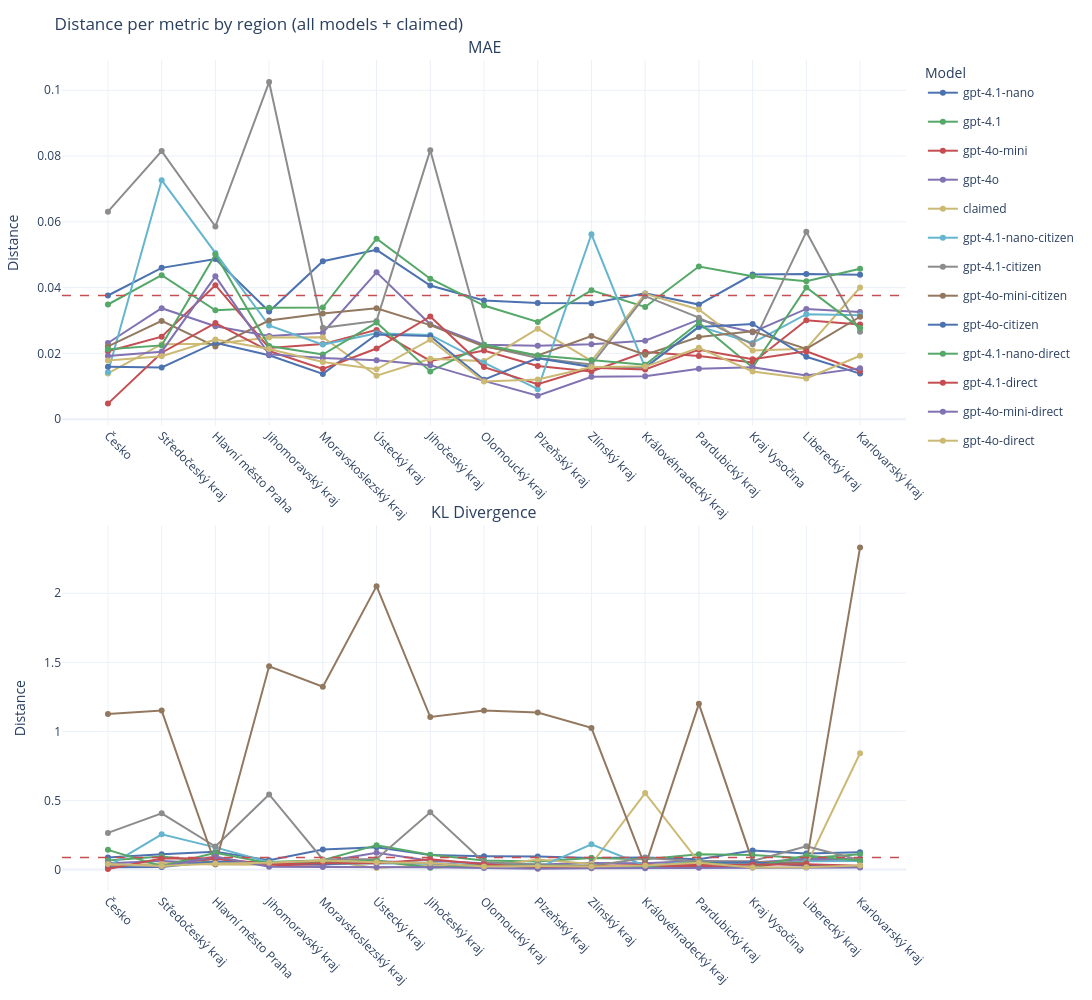

Write notebook code for a chart like this one.
### Code cell
panel_data, election_data, voting_results_dict = load_csv_files(drop_voted_flag=True, drop_both_flag=True)
latent_prefs_dict = load_latent_prefs(drop_voted_flag=True, drop_both_flag=True)
plot_distance_lines_from_voting_results(election_data,
                                        panel_data,
                                        voting_results_dict,
                                        latent_prefs_dict,
                                        distances=['KL Divergence', "MAE"],
                                        ncols=1,
                                        height_per_row = 500,
                                        figure_width=1200,
                                        )

### Figure 1 — Plotly figure (JSON) as saved in the notebook; plotly's stock layout.template omitted (floating-point values rounded to 4 significant figures)
{"data": [{"hovertemplate": "Region=%{x}<br>MAE: %{y:.6g}<br>Model=gpt-4.1-nano<extra></extra>", "legendgroup": "gpt-4.1-nano", "line": {"color": "#4C72B0", "width": 2}, "mode": "lines+markers", "name": "gpt-4.1-nano", "showlegend": true, "x": ["Česko", "Středočeský kraj", "Hlavní město Praha", "Jihomoravský kraj", "Moravskoslezský kraj", "Ústecký kraj", "Jihočeský kraj", "Olomoucký kraj", "Plzeňský kraj", "Zlínský kraj", "Královéhradecký kraj", "Pardubický kraj", "Kraj Vysočina", "Liberecký kraj", "Karlovarský kraj"], "y": [0.0376, 0.04601, 0.04867, 0.0327, 0.04801, 0.05149, 0.04063, 0.03607, 0.03533, 0.03523, 0.03824, 0.03484, 0.04396, 0.04416, 0.04392], "type": "scatter", "xaxis": "x", "yaxis": "y"}, {"hovertemplate": "Region=%{x}<br>MAE: %{y:.6g}<br>Model=gpt-4.1<extra></extra>", "legendgroup": "gpt-4.1", "line": {"color": "#55A868", "width": 2}, "mode": "lines+markers", "name": "gpt-4.1", "showlegend": true, "x": ["Česko", "Středočeský kraj", "Hlavní město Praha", "Jihomoravský kraj", "Moravskoslezský kraj", "Ústecký kraj", "Jihočeský kraj", "Olomoucký kraj", "Plzeňský kraj", "Zlínský kraj", "Královéhradecký kraj", "Pardubický kraj", "Kraj Vysočina", "Liberecký kraj", "Karlovarský kraj"], "y": [0.03486, 0.04377, 0.03309, 0.03384, 0.03392, 0.05486, 0.04269, 0.03453, 0.02957, 0.03918, 0.03411, 0.0464, 0.04345, 0.04191, 0.04571], "type": "scatter", "xaxis": "x", "yaxis": "y"}, {"hovertemplate": "Region=%{x}<br>MAE: %{y:.6g}<br>Model=gpt-4o-mini<extra></extra>", "legendgroup": "gpt-4o-mini", "line": {"color": "#C44E52", "width": 2}, "mode": "lines+markers", "name": "gpt-4o-mini", "showlegend": true, "x": ["Česko", "Středočeský kraj", "Hlavní město Praha", "Jihomoravský kraj", "Moravskoslezský kraj", "Ústecký kraj", "Jihočeský kraj", "Olomoucký kraj", "Plzeňský kraj", "Zlínský kraj", "Královéhradecký kraj", "Pardubický kraj", "Kraj Vysočina", "Liberecký kraj", "Karlovarský kraj"], "y": [0.02062, 0.02507, 0.04072, 0.02166, 0.02282, 0.02714, 0.01772, 0.02086, 0.01615, 0.01448, 0.0204, 0.01918, 0.01722, 0.03008, 0.02878], "type": "scatter", "xaxis": "x", "yaxis": "y"}, {"hovertemplate": "Region=%{x}<br>MAE: %{y:.6g}<br>Model=gpt-4o<extra></extra>", "legendgroup": "gpt-4o", "line": {"color": "#8172B2", "width": 2}, "mode": "lines+markers", "name": "gpt-4o", "showlegend": true, "x": ["Česko", "Středočeský kraj", "Hlavní město Praha", "Jihomoravský kraj", "Moravskoslezský kraj", "Ústecký kraj", "Jihočeský kraj", "Olomoucký kraj", "Plzeňský kraj", "Zlínský kraj", "Královéhradecký kraj", "Pardubický kraj", "Kraj Vysočina", "Liberecký kraj", "Karlovarský kraj"], "y": [0.02316, 0.03374, 0.02826, 0.02526, 0.02629, 0.04464, 0.02884, 0.02261, 0.02229, 0.02274, 0.02386, 0.03024, 0.02644, 0.03352, 0.03261], "type": "scatter", "xaxis": "x", "yaxis": "y"}, {"hovertemplate": "Region=%{x}<br>MAE: %{y:.6g}<br>Model=claimed<extra></extra>", "legendgroup": "claimed", "line": {"color": "#CCB974", "width": 2}, "mode": "lines+markers", "name": "claimed", "showlegend": true, "x": ["Česko", "Středočeský kraj", "Hlavní město Praha", "Jihomoravský kraj", "Moravskoslezský kraj", "Ústecký kraj", "Jihočeský kraj", "Olomoucký kraj", "Plzeňský kraj", "Zlínský kraj", "Královéhradecký kraj", "Pardubický kraj", "Kraj Vysočina", "Liberecký kraj", "Karlovarský kraj"], "y": [0.01391, 0.0228, 0.02294, 0.02482, 0.02491, 0.0132, 0.01838, 0.01764, 0.02748, 0.01773, 0.03811, 0.03336, 0.02087, 0.02142, 0.04003], "type": "scatter", "xaxis": "x", "yaxis": "y"}, {"hovertemplate": "Region=%{x}<br>MAE: %{y:.6g}<br>Model=gpt-4.1-nano-citizen<extra></extra>", "legendgroup": "gpt-4.1-nano-citizen", "line": {"color": "#64B5CD", "width": 2}, "mode": "lines+markers", "name": "gpt-4.1-nano-citizen", "showlegend": true, "x": ["Česko", "Středočeský kraj", "Hlavní město Praha", "Jihomoravský kraj", "Moravskoslezský kraj", "Ústecký kraj", "Jihočeský kraj", "Olomoucký kraj", "Plzeňský kraj", "Zlínský kraj", "Královéhradecký kraj", "Pardubický kraj", "Kraj Vysočina", "Liberecký kraj", "Karlovarský kraj"], "y": [0.01423, 0.07266, 0.05056, 0.02847, 0.02267, 0.02612, 0.0256, 0.01719, 0.009122, 0.05621, 0.01567, 0.02821, 0.02319, 0.03193, 0.03162], "type": "scatter", "xaxis": "x", "yaxis": "y"}, {"hovertemplate": "Region=%{x}<br>MAE: %{y:.6g}<br>Model=gpt-4.1-citizen<extra></extra>", "legendgroup": "gpt-4.1-citizen", "line": {"color": "#8C8C8C", "width": 2}, "mode": "lines+markers", "name": "gpt-4.1-citizen", "showlegend": true, "x": ["Česko", "Středočeský kraj", "Hlavní město Praha", "Jihomoravský kraj", "Moravskoslezský kraj", "Ústecký kraj", "Jihočeský kraj", "Olomoucký kraj", "Plzeňský kraj", "Zlínský kraj", "Královéhradecký kraj", "Pardubický kraj", "Kraj Vysočina", "Liberecký kraj", "Karlovarský kraj"], "y": [0.0631, 0.08151, 0.05858, 0.1025, 0.02778, 0.02987, 0.0818, 0.02227, 0.0186, 0.01658, 0.03739, 0.03087, 0.02274, 0.05696, 0.02654], "type": "scatter", "xaxis": "x", "yaxis": "y"}, {"hovertemplate": "Region=%{x}<br>MAE: %{y:.6g}<br>Model=gpt-4o-mini-citizen<extra></extra>", "legendgroup": "gpt-4o-mini-citizen", "line": {"color": "#937860", "width": 2}, "mode": "lines+markers", "name": "gpt-4o-mini-citizen", "showlegend": true, "x": ["Česko", "Středočeský kraj", "Hlavní město Praha", "Jihomoravský kraj", "Moravskoslezský kraj", "Ústecký kraj", "Jihočeský kraj", "Olomoucký kraj", "Plzeňský kraj", "Zlínský kraj", "Královéhradecký kraj", "Pardubický kraj", "Kraj Vysočina", "Liberecký kraj", "Karlovarský kraj"], "y": [0.02211, 0.02985, 0.02209, 0.02998, 0.03213, 0.03373, 0.0286, 0.02209, 0.01933, 0.02527, 0.01957, 0.02496, 0.02669, 0.02135, 0.03113], "type": "scatter", "xaxis": "x", "yaxis": "y"}, {"hovertemplate": "Region=%{x}<br>MAE: %{y:.6g}<br>Model=gpt-4o-citizen<extra></extra>", "legendgroup": "gpt-4o-citizen", "line": {"color": "#4C72B0", "width": 2}, "mode": "lines+markers", "name": "gpt-4o-citizen", "showlegend": true, "x": ["Česko", "Středočeský kraj", "Hlavní město Praha", "Jihomoravský kraj", "Moravskoslezský kraj", "Ústecký kraj", "Jihočeský kraj", "Olomoucký kraj", "Plzeňský kraj", "Zlínský kraj", "Královéhradecký kraj", "Pardubický kraj", "Kraj Vysočina", "Liberecký kraj", "Karlovarský kraj"], "y": [0.01591, 0.01573, 0.02324, 0.01941, 0.01376, 0.02573, 0.02524, 0.012, 0.01855, 0.01587, 0.01569, 0.02804, 0.02896, 0.01897, 0.01384], "type": "scatter", "xaxis": "x", "yaxis": "y"}, {"hovertemplate": "Region=%{x}<br>MAE: %{y:.6g}<br>Model=gpt-4.1-nano-direct<extra></extra>", "legendgroup": "gpt-4.1-nano-direct", "line": {"color": "#55A868", "width": 2}, "mode": "lines+markers", "name": "gpt-4.1-nano-direct", "showlegend": true, "x": ["Česko", "Středočeský kraj", "Hlavní město Praha", "Jihomoravský kraj", "Moravskoslezský kraj", "Ústecký kraj", "Jihočeský kraj", "Olomoucký kraj", "Plzeňský kraj", "Zlínský kraj", "Královéhradecký kraj", "Pardubický kraj", "Kraj Vysočina", "Liberecký kraj", "Karlovarský kraj"], "y": [0.02128, 0.02243, 0.05004, 0.02221, 0.01966, 0.02936, 0.01452, 0.02264, 0.01935, 0.01795, 0.01654, 0.02932, 0.01566, 0.04004, 0.02775], "type": "scatter", "xaxis": "x", "yaxis": "y"}, {"hovertemplate": "Region=%{x}<br>MAE: %{y:.6g}<br>Model=gpt-4.1-direct<extra></extra>", "legendgroup": "gpt-4.1-direct", "line": {"color": "#C44E52", "width": 2}, "mode": "lines+markers", "name": "gpt-4.1-direct", "showlegend": true, "x": ["Česko", "Středočeský kraj", "Hlavní město Praha", "Jihomoravský kraj", "Moravskoslezský kraj", "Ústecký kraj", "Jihočeský kraj", "Olomoucký kraj", "Plzeňský kraj", "Zlínský kraj", "Královéhradecký kraj", "Pardubický kraj", "Kraj Vysočina", "Liberecký kraj", "Karlovarský kraj"], "y": [0.004723, 0.0202, 0.02921, 0.02071, 0.01529, 0.02147, 0.03124, 0.01582, 0.01061, 0.01563, 0.01511, 0.02112, 0.01825, 0.02061, 0.01462], "type": "scatter", "xaxis": "x", "yaxis": "y"}, {"hovertemplate": "Region=%{x}<br>MAE: %{y:.6g}<br>Model=gpt-4o-mini-direct<extra></extra>", "legendgroup": "gpt-4o-mini-direct", "line": {"color": "#8172B2", "width": 2}, "mode": "lines+markers", "name": "gpt-4o-mini-direct", "showlegend": true, "x": ["Česko", "Středočeský kraj", "Hlavní město Praha", "Jihomoravský kraj", "Moravskoslezský kraj", "Ústecký kraj", "Jihočeský kraj", "Olomoucký kraj", "Plzeňský kraj", "Zlínský kraj", "Královéhradecký kraj", "Pardubický kraj", "Kraj Vysočina", "Liberecký kraj", "Karlovarský kraj"], "y": [0.0192, 0.02051, 0.04342, 0.0197, 0.0186, 0.01789, 0.01642, 0.01164, 0.007133, 0.01287, 0.01302, 0.0153, 0.01576, 0.01328, 0.01551], "type": "scatter", "xaxis": "x", "yaxis": "y"}, {"hovertemplate": "Region=%{x}<br>MAE: %{y:.6g}<br>Model=gpt-4o-direct<extra></extra>", "legendgroup": "gpt-4o-direct", "line": {"color": "#CCB974", "width": 2}, "mode": "lines+markers", "name": "gpt-4o-direct", "showlegend": true, "x": ["Česko", "Středočeský kraj", "Hlavní město Praha", "Jihomoravský kraj", "Moravskoslezský kraj", "Ústecký kraj", "Jihočeský kraj", "Olomoucký kraj", "Plzeňský kraj", "Zlínský kraj", "Královéhradecký kraj", "Pardubický kraj", "Kraj Vysočina", "Liberecký kraj", "Karlovarský kraj"], "y": [0.01782, 0.01911, 0.02421, 0.02131, 0.01738, 0.01516, 0.02417, 0.01144, 0.01209, 0.01587, 0.01597, 0.02169, 0.01451, 0.01235, 0.01927], "type": "scatter", "xaxis": "x", "yaxis": "y"}, {"hovertemplate": "Region=%{x}<br>KL Divergence: %{y:.6g}<br>Model=gpt-4.1-nano<extra></extra>", "legendgroup": "gpt-4.1-nano", "line": {"color": "#4C72B0", "width": 2}, "mode": "lines+markers", "name": "gpt-4.1-nano", "showlegend": false, "x": ["Česko", "Středočeský kraj", "Hlavní město Praha", "Jihomoravský kraj", "Moravskoslezský kraj", "Ústecký kraj", "Jihočeský kraj", "Olomoucký kraj", "Plzeňský kraj", "Zlínský kraj", "Královéhradecký kraj", "Pardubický kraj", "Kraj Vysočina", "Liberecký kraj", "Karlovarský kraj"], "y": [0.08585, 0.1102, 0.1288, 0.06569, 0.1445, 0.1606, 0.1035, 0.09529, 0.09285, 0.08206, 0.08681, 0.07373, 0.1377, 0.1146, 0.124], "type": "scatter", "xaxis": "x2", "yaxis": "y2"}, {"hovertemplate": "Region=%{x}<br>KL Divergence: %{y:.6g}<br>Model=gpt-4.1<extra></extra>", "legendgroup": "gpt-4.1", "line": {"color": "#55A868", "width": 2}, "mode": "lines+markers", "name": "gpt-4.1", "showlegend": false, "x": ["Česko", "Středočeský kraj", "Hlavní město Praha", "Jihomoravský kraj", "Moravskoslezský kraj", "Ústecký kraj", "Jihočeský kraj", "Olomoucký kraj", "Plzeňský kraj", "Zlínský kraj", "Královéhradecký kraj", "Pardubický kraj", "Kraj Vysočina", "Liberecký kraj", "Karlovarský kraj"], "y": [0.06409, 0.09407, 0.05277, 0.05388, 0.06705, 0.1757, 0.106, 0.06497, 0.05819, 0.08214, 0.07278, 0.1093, 0.1049, 0.08134, 0.1101], "type": "scatter", "xaxis": "x2", "yaxis": "y2"}, {"hovertemplate": "Region=%{x}<br>KL Divergence: %{y:.6g}<br>Model=gpt-4o-mini<extra></extra>", "legendgroup": "gpt-4o-mini", "line": {"color": "#C44E52", "width": 2}, "mode": "lines+markers", "name": "gpt-4o-mini", "showlegend": false, "x": ["Česko", "Středočeský kraj", "Hlavní město Praha", "Jihomoravský kraj", "Moravskoslezský kraj", "Ústecký kraj", "Jihočeský kraj", "Olomoucký kraj", "Plzeňský kraj", "Zlínský kraj", "Královéhradecký kraj", "Pardubický kraj", "Kraj Vysočina", "Liberecký kraj", "Karlovarský kraj"], "y": [0.0253, 0.03784, 0.07651, 0.0302, 0.03566, 0.05924, 0.01901, 0.02852, 0.01734, 0.01784, 0.02479, 0.02279, 0.01828, 0.06714, 0.06077], "type": "scatter", "xaxis": "x2", "yaxis": "y2"}, {"hovertemplate": "Region=%{x}<br>KL Divergence: %{y:.6g}<br>Model=gpt-4o<extra></extra>", "legendgroup": "gpt-4o", "line": {"color": "#8172B2", "width": 2}, "mode": "lines+markers", "name": "gpt-4o", "showlegend": false, "x": ["Česko", "Středočeský kraj", "Hlavní město Praha", "Jihomoravský kraj", "Moravskoslezský kraj", "Ústecký kraj", "Jihočeský kraj", "Olomoucký kraj", "Plzeňský kraj", "Zlínský kraj", "Královéhradecký kraj", "Pardubický kraj", "Kraj Vysočina", "Liberecký kraj", "Karlovarský kraj"], "y": [0.04452, 0.06039, 0.04515, 0.04073, 0.05618, 0.1207, 0.06282, 0.04541, 0.03626, 0.04621, 0.04384, 0.06205, 0.05037, 0.07621, 0.07486], "type": "scatter", "xaxis": "x2", "yaxis": "y2"}, {"hovertemplate": "Region=%{x}<br>KL Divergence: %{y:.6g}<br>Model=claimed<extra></extra>", "legendgroup": "claimed", "line": {"color": "#CCB974", "width": 2}, "mode": "lines+markers", "name": "claimed", "showlegend": false, "x": ["Česko", "Středočeský kraj", "Hlavní město Praha", "Jihomoravský kraj", "Moravskoslezský kraj", "Ústecký kraj", "Jihočeský kraj", "Olomoucký kraj", "Plzeňský kraj", "Zlínský kraj", "Královéhradecký kraj", "Pardubický kraj", "Kraj Vysočina", "Liberecký kraj", "Karlovarský kraj"], "y": [0.01954, 0.04244, 0.03591, 0.03434, 0.06613, 0.01066, 0.03282, 0.01857, 0.07109, 0.039, 0.5527, 0.0535, 0.05698, 0.03021, 0.8417], "type": "scatter", "xaxis": "x2", "yaxis": "y2"}, {"hovertemplate": "Region=%{x}<br>KL Divergence: %{y:.6g}<br>Model=gpt-4.1-nano-citizen<extra></extra>", "legendgroup": "gpt-4.1-nano-citizen", "line": {"color": "#64B5CD", "width": 2}, "mode": "lines+markers", "name": "gpt-4.1-nano-citizen", "showlegend": false, "x": ["Česko", "Středočeský kraj", "Hlavní město Praha", "Jihomoravský kraj", "Moravskoslezský kraj", "Ústecký kraj", "Jihočeský kraj", "Olomoucký kraj", "Plzeňský kraj", "Zlínský kraj", "Královéhradecký kraj", "Pardubický kraj", "Kraj Vysočina", "Liberecký kraj", "Karlovarský kraj"], "y": [0.02167, 0.2542, 0.1597, 0.05253, 0.03528, 0.04423, 0.0405, 0.03462, 0.01143, 0.1823, 0.02633, 0.05942, 0.03798, 0.05863, 0.0608], "type": "scatter", "xaxis": "x2", "yaxis": "y2"}, {"hovertemplate": "Region=%{x}<br>KL Divergence: %{y:.6g}<br>Model=gpt-4.1-citizen<extra></extra>", "legendgroup": "gpt-4.1-citizen", "line": {"color": "#8C8C8C", "width": 2}, "mode": "lines+markers", "name": "gpt-4.1-citizen", "showlegend": false, "x": ["Česko", "Středočeský kraj", "Hlavní město Praha", "Jihomoravský kraj", "Moravskoslezský kraj", "Ústecký kraj", "Jihočeský kraj", "Olomoucký kraj", "Plzeňský kraj", "Zlínský kraj", "Královéhradecký kraj", "Pardubický kraj", "Kraj Vysočina", "Liberecký kraj", "Karlovarský kraj"], "y": [0.2643, 0.4062, 0.1657, 0.5429, 0.07271, 0.07609, 0.414, 0.05187, 0.03579, 0.02509, 0.08262, 0.05791, 0.0612, 0.1681, 0.0678], "type": "scatter", "xaxis": "x2", "yaxis": "y2"}, {"hovertemplate": "Region=%{x}<br>KL Divergence: %{y:.6g}<br>Model=gpt-4o-mini-citizen<extra></extra>", "legendgroup": "gpt-4o-mini-citizen", "line": {"color": "#937860", "width": 2}, "mode": "lines+markers", "name": "gpt-4o-mini-citizen", "showlegend": false, "x": ["Česko", "Středočeský kraj", "Hlavní město Praha", "Jihomoravský kraj", "Moravskoslezský kraj", "Ústecký kraj", "Jihočeský kraj", "Olomoucký kraj", "Plzeňský kraj", "Zlínský kraj", "Královéhradecký kraj", "Pardubický kraj", "Kraj Vysočina", "Liberecký kraj", "Karlovarský kraj"], "y": [1.126, 1.15, 0.03718, 1.471, 1.324, 2.052, 1.104, 1.151, 1.137, 1.025, 0.0218, 1.199, 0.05438, 0.04626, 2.332], "type": "scatter", "xaxis": "x2", "yaxis": "y2"}, {"hovertemplate": "Region=%{x}<br>KL Divergence: %{y:.6g}<br>Model=gpt-4o-citizen<extra></extra>", "legendgroup": "gpt-4o-citizen", "line": {"color": "#4C72B0", "width": 2}, "mode": "lines+markers", "name": "gpt-4o-citizen", "showlegend": false, "x": ["Česko", "Středočeský kraj", "Hlavní město Praha", "Jihomoravský kraj", "Moravskoslezský kraj", "Ústecký kraj", "Jihočeský kraj", "Olomoucký kraj", "Plzeňský kraj", "Zlínský kraj", "Královéhradecký kraj", "Pardubický kraj", "Kraj Vysočina", "Liberecký kraj", "Karlovarský kraj"], "y": [0.01581, 0.01687, 0.05784, 0.0468, 0.03589, 0.05937, 0.04714, 0.0208, 0.02713, 0.02172, 0.02614, 0.04569, 0.0524, 0.02637, 0.0236], "type": "scatter", "xaxis": "x2", "yaxis": "y2"}, {"hovertemplate": "Region=%{x}<br>KL Divergence: %{y:.6g}<br>Model=gpt-4.1-nano-direct<extra></extra>", "legendgroup": "gpt-4.1-nano-direct", "line": {"color": "#55A868", "width": 2}, "mode": "lines+markers", "name": "gpt-4.1-nano-direct", "showlegend": false, "x": ["Česko", "Středočeský kraj", "Hlavní město Praha", "Jihomoravský kraj", "Moravskoslezský kraj", "Ústecký kraj", "Jihočeský kraj", "Olomoucký kraj", "Plzeňský kraj", "Zlínský kraj", "Královéhradecký kraj", "Pardubický kraj", "Kraj Vysočina", "Liberecký kraj", "Karlovarský kraj"], "y": [0.1418, 0.02412, 0.1198, 0.04393, 0.05226, 0.06539, 0.01236, 0.03263, 0.02389, 0.0266, 0.02054, 0.05214, 0.01632, 0.09998, 0.06334], "type": "scatter", "xaxis": "x2", "yaxis": "y2"}, {"hovertemplate": "Region=%{x}<br>KL Divergence: %{y:.6g}<br>Model=gpt-4.1-direct<extra></extra>", "legendgroup": "gpt-4.1-direct", "line": {"color": "#C44E52", "width": 2}, "mode": "lines+markers", "name": "gpt-4.1-direct", "showlegend": false, "x": ["Česko", "Středočeský kraj", "Hlavní město Praha", "Jihomoravský kraj", "Moravskoslezský kraj", "Ústecký kraj", "Jihočeský kraj", "Olomoucký kraj", "Plzeňský kraj", "Zlínský kraj", "Královéhradecký kraj", "Pardubický kraj", "Kraj Vysočina", "Liberecký kraj", "Karlovarský kraj"], "y": [0.003247, 0.07957, 0.08128, 0.03734, 0.04446, 0.04386, 0.07407, 0.03653, 0.01422, 0.02316, 0.03368, 0.03264, 0.03523, 0.03795, 0.02721], "type": "scatter", "xaxis": "x2", "yaxis": "y2"}, {"hovertemplate": "Region=%{x}<br>KL Divergence: %{y:.6g}<br>Model=gpt-4o-mini-direct<extra></extra>", "legendgroup": "gpt-4o-mini-direct", "line": {"color": "#8172B2", "width": 2}, "mode": "lines+markers", "name": "gpt-4o-mini-direct", "showlegend": false, "x": ["Česko", "Středočeský kraj", "Hlavní město Praha", "Jihomoravský kraj", "Moravskoslezský kraj", "Ústecký kraj", "Jihočeský kraj", "Olomoucký kraj", "Plzeňský kraj", "Zlínský kraj", "Královéhradecký kraj", "Pardubický kraj", "Kraj Vysočina", "Liberecký kraj", "Karlovarský kraj"], "y": [0.04375, 0.01864, 0.09307, 0.01954, 0.01722, 0.01674, 0.01511, 0.01041, 0.004324, 0.009348, 0.009104, 0.01223, 0.0138, 0.01375, 0.01328], "type": "scatter", "xaxis": "x2", "yaxis": "y2"}, {"hovertemplate": "Region=%{x}<br>KL Divergence: %{y:.6g}<br>Model=gpt-4o-direct<extra></extra>", "legendgroup": "gpt-4o-direct", "line": {"color": "#CCB974", "width": 2}, "mode": "lines+markers", "name": "gpt-4o-direct", "showlegend": false, "x": ["Česko", "Středočeský kraj", "Hlavní město Praha", "Jihomoravský kraj", "Moravskoslezský kraj", "Ústecký kraj", "Jihočeský kraj", "Olomoucký kraj", "Plzeňský kraj", "Zlínský kraj", "Královéhradecký kraj", "Pardubický kraj", "Kraj Vysočina", "Liberecký kraj", "Karlovarský kraj"], "y": [0.03924, 0.02532, 0.04364, 0.04792, 0.06499, 0.05177, 0.04626, 0.021, 0.02485, 0.02172, 0.0277, 0.04796, 0.0136, 0.01503, 0.02915], "type": "scatter", "xaxis": "x2", "yaxis": "y2"}], "layout": {"xaxis": {"anchor": "y", "domain": [0.0, 1.0], "categoryorder": "array", "categoryarray": ["Česko", "Středočeský kraj", "Hlavní město Praha", "Jihomoravský kraj", "Moravskoslezský kraj", "Ústecký kraj", "Jihočeský kraj", "Olomoucký kraj", "Plzeňský kraj", "Zlínský kraj", "Královéhradecký kraj", "Pardubický kraj", "Kraj Vysočina", "Liberecký kraj", "Karlovarský kraj"], "tickangle": 45}, "yaxis": {"anchor": "x", "domain": [0.56, 1.0], "title": {"text": "Distance"}}, "xaxis2": {"anchor": "y2", "domain": [0.0, 1.0], "categoryorder": "array", "categoryarray": ["Česko", "Středočeský kraj", "Hlavní město Praha", "Jihomoravský kraj", "Moravskoslezský kraj", "Ústecký kraj", "Jihočeský kraj", "Olomoucký kraj", "Plzeňský kraj", "Zlínský kraj", "Královéhradecký kraj", "Pardubický kraj", "Kraj Vysočina", "Liberecký kraj", "Karlovarský kraj"], "tickangle": 45}, "yaxis2": {"anchor": "x2", "domain": [0.0, 0.44], "title": {"text": "Distance"}}, "annotations": [{"font": {"size": 16}, "showarrow": false, "text": "MAE", "x": 0.5, "xanchor": "center", "xref": "paper", "y": 1.0, "yanchor": "bottom", "yref": "paper"}, {"font": {"size": 16}, "showarrow": false, "text": "KL Divergence", "x": 0.5, "xanchor": "center", "xref": "paper", "y": 0.44, "yanchor": "bottom", "yref": "paper"}], "shapes": [{"line": {"color": "#C44E52", "dash": "dash", "width": 1.5}, "type": "line", "x0": 0, "x1": 1, "xref": "x domain", "y0": 0.0376, "y1": 0.0376, "yref": "y"}, {"line": {"color": "#C44E52", "dash": "dash", "width": 1.5}, "type": "line", "x0": 0, "x1": 1, "xref": "x2 domain", "y0": 0.08585, "y1": 0.08585, "yref": "y2"}], "title": {"text": "Distance per metric by region (all models + claimed)"}, "legend": {"title": {"text": "Model"}}, "margin": {"l": 60, "r": 20, "t": 60, "b": 60}, "height": 1000, "width": 1200, "showlegend": true, "hovermode": "x unified"}}
